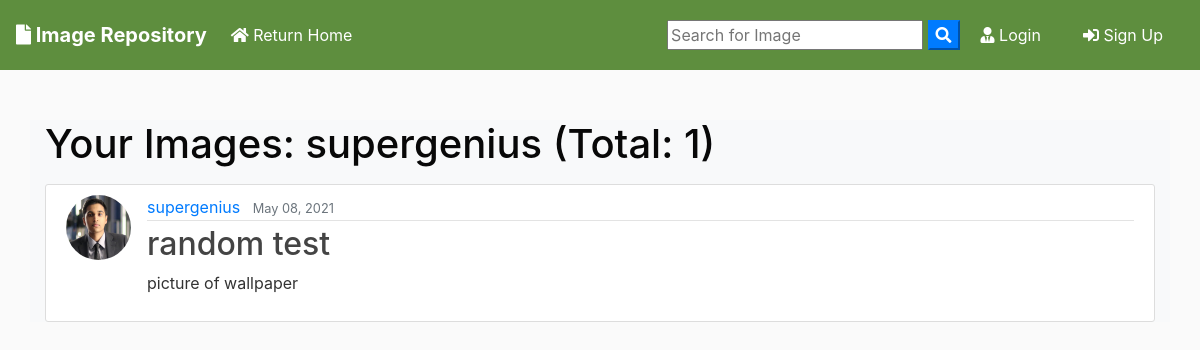
/user/supergenius, run on the app's committed database.
### blog/models.py (models this page shows, shortened)
class Post(models.Model):
	title = models.CharField(max_length=100)
	file = models.FileField(null=True,blank=True,upload_to='Files')
	content = models.TextField()
	date_posted = models.DateTimeField(default=timezone.now)
	author = models.ForeignKey(User, on_delete=models.CASCADE)

### users/models.py (models this page shows, shortened)
class Profile(models.Model):
    user = models.OneToOneField(User, on_delete=models.CASCADE)
    image = models.ImageField(default='default.jpg', upload_to='profile_pics')

### blog/views.py (the view)
# urls.py: path('user/<str:username>', UserPostListView.as_view(), name='user-posts'),
class UserPostListView(ListView):
    model = Post
    template_name = 'blog/user_posts.html'  # <app>/<model>_<viewtype>.html
    context_object_name = 'posts'
    paginate_by = 2
    def get_queryset(self):
        user = get_object_or_404(User, username=self.kwargs.get('username'))
        return Post.objects.filter(author=user).order_by('-date_posted')

### blog/templates/blog/user_posts.html (shortened to what this page needs)
{% extends "blog/base.html" %}
{% block content %}
    <h1 class="mb-3 bg-light" style="color: rgb(8, 8, 8);">Your Images: {{ view.kwargs.username }} (Total: {{ page_obj.paginator.count }})</h1>
    {% for post in posts %}
        <article class="media content-section">
          <img class="rounded-circle article-img" src="{{ post.author.profile.image.url }}">
          <div class="media-body">
            <div class="article-metadata">
              <a class="mr-2" href="{% url 'user-posts' post.author.username %}">{{ post.author }}</a>
              <small class="text-muted">{{ post.date_posted|date:"F d, Y" }}</small>
            </div>
            <h2><a class="article-title" href="{% url 'post-detail' post.id %}">{{ post.title }}</a></h2>
            <p class="article-content">{{ post.content }}</p>
          </div>
        </article>
    {% endfor %}
{% endblock content %}

### blog/static/blog/main.css (style rules this page uses)
body { background: #fafafa; color: #333333; margin-top: 0; }
h1, h2, h3, h4, h5, h6 { color: #444444; }
.content-section { background: #ffffff; padding: 10px 20px; border: 1px solid #dddddd; border-radius: 3px; margin-bottom: 20px; }
.article-title { color: #444444; }
.article-content { white-space: pre-line; }
.article-img { height: 65px; width: 65px; margin-right: 16px; }
.article-metadata { padding-bottom: 1px; margin-bottom: 4px; border-bottom: 1px solid #e3e3e3 }

### data on the page
Post: author.profile.image (placeholder picture), author "supergenius", date_posted "May 08, 2021", title "random test", content "picture of wallpaper"

### other printed values
{{ view.kwargs.username }} "supergenius"
{{ page_obj.paginator.count }} "1"
